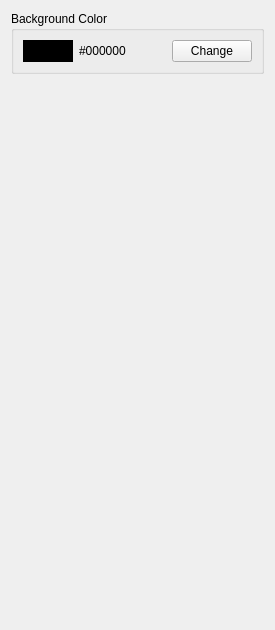
     <widget class="QWidget" name="general">
      <attribute name="title">
       <string>General</string>
      </attribute>
      <layout class="QVBoxLayout" name="verticalLayout_18">
       <item>
        <widget class="QGroupBox" name="groupBox_15">
         <property name="title">
          <string>Background Color</string>
         </property>
         <layout class="QHBoxLayout" name="horizontalLayout_25">
          <item>
           <widget class="QLabel" name="bgColorLabel">
            <property name="minimumSize">
             <size>
              <width>50</width>
              <height>0</height>
             </size>
            </property>
            <property name="palette">
             <palette>
              <active>
               <colorrole role="Base">
                <brush brushstyle="SolidPattern">
                 <color alpha="255">
                  <red>51</red>
                  <green>51</green>
                  <blue>51</blue>
                 </color>
                </brush>
               </colorrole>
               <colorrole role="Window">
                <brush brushstyle="SolidPattern">
                 <color alpha="255">
                  <red>0</red>
                  <green>0</green>
                  <blue>0</blue>
                 </color>
                </brush>
               </colorrole>
              </active>
              <inactive>
               <colorrole role="Base">
                <brush brushstyle="SolidPattern">
                 <color alpha="255">
                  <red>51</red>
                  <green>51</green>
                  <blue>51</blue>
                 </color>
                </brush>
               </colorrole>
               <colorrole role="Window">
                <brush brushstyle="SolidPattern">
                 <color alpha="255">
                  <red>0</red>
                  <green>0</green>
                  <blue>0</blue>
                 </color>
                </brush>
               </colorrole>
              </inactive>
              <disabled>
               <colorrole role="Base">
                <brush brushstyle="SolidPattern">
                 <color alpha="255">
                  <red>0</red>
                  <green>0</green>
                  <blue>0</blue>
                 </color>
                </brush>
               </colorrole>
               <colorrole role="Window">
                <brush brushstyle="SolidPattern">
                 <color alpha="255">
                  <red>0</red>
                  <green>0</green>
                  <blue>0</blue>
                 </color>
                </brush>
               </colorrole>
              </disabled>
             </palette>
            </property>
            <property name="autoFillBackground">
             <bool>true</bool>
            </property>
            <property name="text">
             <string/>
            </property>
           </widget>
          </item>
          <item>
           <widget class="QLabel" name="bgColorName">
            <property name="text">
             <string>#000000</string>
            </property>
           </widget>
          </item>
          <item>
           <spacer name="horizontalSpacer">
            <property name="orientation">
             <enum>Qt::Horizontal</enum>
            </property>
            <property name="sizeHint" stdset="0">
             <size>
              <width>40</width>
              <height>20</height>
             </size>
            </property>
           </spacer>
          </item>
          <item>
           <widget class="QPushButton" name="change_bgcolor_btn">
            <property name="text">
             <string>Change</string>
            </property>
           </widget>
          </item>
         </layout>
        </widget>
       </item>
       <item>
        <spacer name="verticalSpacer_6">
         <property name="orientation">
          <enum>Qt::Vertical</enum>
         </property>
         <property name="sizeHint" stdset="0">
          <size>
           <width>20</width>
           <height>545</height>
          </size>
         </property>
        </spacer>
       </item>
      </layout>
     </widget>
